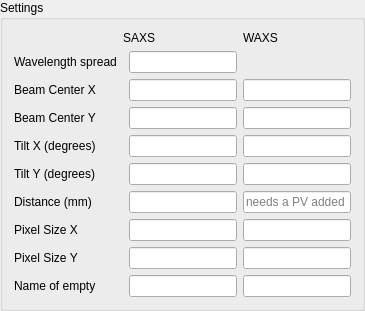
        <widget class="QGroupBox" name="groupBox_2">
         <property name="title">
          <string>Settings</string>
         </property>
         <layout class="QGridLayout" name="gridLayout">
          <item row="1" column="2">
           <widget class="caTextEntry" name="catextentry_47">
            <property name="channel" stdset="0">
             <string notr="true">9idcLAX:WavelengthSpread</string>
            </property>
            <property name="background">
             <color>
              <red>115</red>
              <green>215</green>
              <blue>253</blue>
             </color>
            </property>
            <property name="colorMode">
             <enum>caLineEdit::Static</enum>
            </property>
           </widget>
          </item>
          <item row="4" column="0" colspan="2">
           <widget class="QLabel" name="label_31">
            <property name="text">
             <string>&lt;html&gt;&lt;head/&gt;&lt;body&gt;&lt;p&gt;Tilt X (degrees)&lt;/p&gt;&lt;/body&gt;&lt;/html&gt;</string>
            </property>
           </widget>
          </item>
          <item row="2" column="3">
           <widget class="caTextEntry" name="catextentry_48">
            <property name="channel" stdset="0">
             <string notr="true">9idcLAX:USAXS_WAXS:BeamCenterX</string>
            </property>
            <property name="background">
             <color>
              <red>115</red>
              <green>215</green>
              <blue>253</blue>
             </color>
            </property>
            <property name="colorMode">
             <enum>caLineEdit::Static</enum>
            </property>
           </widget>
          </item>
          <item row="3" column="2">
           <widget class="caTextEntry" name="catextentry_59">
            <property name="channel" stdset="0">
             <string notr="true">9idcLAX:USAXS_Pin:BeamCenterY</string>
            </property>
            <property name="background">
             <color>
              <red>115</red>
              <green>215</green>
              <blue>253</blue>
             </color>
            </property>
            <property name="colorMode">
             <enum>caLineEdit::Static</enum>
            </property>
           </widget>
          </item>
          <item row="5" column="3">
           <widget class="caTextEntry" name="catextentry_61">
            <property name="channel" stdset="0">
             <string notr="true">9idcLAX:USAXS_WAXS:DetectorTiltY</string>
            </property>
            <property name="background">
             <color>
              <red>115</red>
              <green>215</green>
              <blue>253</blue>
             </color>
            </property>
            <property name="colorMode">
             <enum>caLineEdit::Static</enum>
            </property>
           </widget>
          </item>
          <item row="7" column="0">
           <widget class="QLabel" name="label_25">
            <property name="text">
             <string>&lt;html&gt;&lt;head/&gt;&lt;body&gt;&lt;p&gt;Pixel Size X&lt;/p&gt;&lt;/body&gt;&lt;/html&gt;</string>
            </property>
           </widget>
          </item>
          <item row="3" column="3">
           <widget class="caTextEntry" name="catextentry_53">
            <property name="channel" stdset="0">
             <string notr="true">9idcLAX:USAXS_WAXS:BeamCenterY</string>
            </property>
            <property name="background">
             <color>
              <red>115</red>
              <green>215</green>
              <blue>253</blue>
             </color>
            </property>
            <property name="colorMode">
             <enum>caLineEdit::Static</enum>
            </property>
           </widget>
          </item>
          <item row="1" column="0">
           <widget class="QLabel" name="label_28">
            <property name="text">
             <string>&lt;html&gt;&lt;head/&gt;&lt;body&gt;&lt;p&gt;Wavelength spread&lt;/p&gt;&lt;/body&gt;&lt;/html&gt;</string>
            </property>
           </widget>
          </item>
          <item row="9" column="2">
           <widget class="caTextEntry" name="catextentry_62">
            <property name="channel" stdset="0">
             <string notr="true">9idcLAX:USAXS_Pin:EmptyFileName</string>
            </property>
            <property name="background">
             <color>
              <red>115</red>
              <green>215</green>
              <blue>253</blue>
             </color>
            </property>
            <property name="colorMode">
             <enum>caLineEdit::Static</enum>
            </property>
           </widget>
          </item>
          <item row="4" column="2">
           <widget class="caTextEntry" name="catextentry_58">
            <property name="channel" stdset="0">
             <string notr="true">9idcLAX:USAXS_Pin:DetectorTiltX</string>
            </property>
            <property name="background">
             <color>
              <red>115</red>
              <green>215</green>
              <blue>253</blue>
             </color>
            </property>
            <property name="colorMode">
             <enum>caLineEdit::Static</enum>
            </property>
           </widget>
          </item>
          <item row="5" column="0" colspan="2">
           <widget class="QLabel" name="label_33">
            <property name="text">
             <string>&lt;html&gt;&lt;head/&gt;&lt;body&gt;&lt;p&gt;Tilt Y (degrees)&lt;/p&gt;&lt;/body&gt;&lt;/html&gt;</string>
            </property>
           </widget>
          </item>
          <item row="8" column="0">
           <widget class="QLabel" name="label_26">
            <property name="text">
             <string>&lt;html&gt;&lt;head/&gt;&lt;body&gt;&lt;p&gt;Pixel Size Y&lt;/p&gt;&lt;/body&gt;&lt;/html&gt;</string>
            </property>
           </widget>
          </item>
          <item row="9" column="3">
           <widget class="caTextEntry" name="catextentry_56">
            <property name="channel" stdset="0">
             <string notr="true">9idcLAX:USAXS_WAXS:EmptyFileName</string>
            </property>
            <property name="background">
             <color>
              <red>115</red>
              <green>215</green>
              <blue>253</blue>
             </color>
            </property>
            <property name="colorMode">
             <enum>caLineEdit::Static</enum>
            </property>
           </widget>
          </item>
          <item row="0" column="3">
           <widget class="QLabel" name="label_17">
            <property name="text">
             <string>WAXS</string>
            </property>
           </widget>
          </item>
          <item row="7" column="3">
           <widget class="caTextEntry" name="catextentry_50">
            <property name="channel" stdset="0">
             <string notr="true">9idcLAX:USAXS_WAXS:PinPixSizeX</string>
            </property>
            <property name="background">
             <color>
              <red>115</red>
              <green>215</green>
              <blue>253</blue>
             </color>
            </property>
            <property name="colorMode">
             <enum>caLineEdit::Static</enum>
            </property>
           </widget>
          </item>
          <item row="6" column="0">
           <widget class="QLabel" name="label_29">
            <property name="text">
             <string>&lt;html&gt;&lt;head/&gt;&lt;body&gt;&lt;p&gt;Distance (mm)&lt;/p&gt;&lt;/body&gt;&lt;/html&gt;</string>
            </property>
           </widget>
          </item>
          <item row="8" column="3">
           <widget class="caTextEntry" name="catextentry_63">
            <property name="channel" stdset="0">
             <string notr="true">9idcLAX:USAXS_WAXS:PinPixSizeY</string>
            </property>
            <property name="background">
             <color>
              <red>115</red>
              <green>215</green>
              <blue>253</blue>
             </color>
            </property>
            <property name="colorMode">
             <enum>caLineEdit::Static</enum>
            </property>
           </widget>
          </item>
          <item row="8" column="2">
           <widget class="caTextEntry" name="catextentry_57">
            <property name="channel" stdset="0">
             <string notr="true">9idcLAX:USAXS_Pin:PinPixSizeY</string>
            </property>
            <property name="background">
             <color>
              <red>115</red>
              <green>215</green>
              <blue>253</blue>
             </color>
            </property>
            <property name="colorMode">
             <enum>caLineEdit::Static</enum>
            </property>
           </widget>
          </item>
          <item row="0" column="1" colspan="2">
           <widget class="QLabel" name="label_16">
            <property name="text">
             <string>SAXS</string>
            </property>
           </widget>
          </item>
          <item row="6" column="2">
           <widget class="caTextEntry" name="catextentry_55">
            <property name="channel" stdset="0">
             <string notr="true">9idcLAX:USAXS_Pin:Distance</string>
            </property>
            <property name="background">
             <color>
              <red>115</red>
              <green>215</green>
              <blue>253</blue>
             </color>
            </property>
            <property name="colorMode">
             <enum>caLineEdit::Static</enum>
            </property>
           </widget>
          </item>
          <item row="2" column="2">
           <widget class="caTextEntry" name="catextentry_65">
            <property name="channel" stdset="0">
             <string notr="true">9idcLAX:USAXS_Pin:BeamCenterX</string>
            </property>
            <property name="background">
             <color>
              <red>115</red>
              <green>215</green>
              <blue>253</blue>
             </color>
            </property>
            <property name="colorMode">
             <enum>caLineEdit::Static</enum>
            </property>
           </widget>
          </item>
          <item row="2" column="0" colspan="2">
           <widget class="QLabel" name="label_27">
            <property name="text">
             <string>&lt;html&gt;&lt;head/&gt;&lt;body&gt;&lt;p&gt;Beam Center X&lt;/p&gt;&lt;/body&gt;&lt;/html&gt;</string>
            </property>
           </widget>
          </item>
          <item row="6" column="3">
           <widget class="caTextEntry" name="catextentry_64">
            <property name="placeholderText">
             <string>needs a PV added</string>
            </property>
            <property name="background">
             <color>
              <red>115</red>
              <green>215</green>
              <blue>253</blue>
             </color>
            </property>
            <property name="colorMode">
             <enum>caLineEdit::Static</enum>
            </property>
           </widget>
          </item>
          <item row="3" column="0" colspan="2">
           <widget class="QLabel" name="label_32">
            <property name="text">
             <string>&lt;html&gt;&lt;head/&gt;&lt;body&gt;&lt;p&gt;Beam Center Y&lt;/p&gt;&lt;/body&gt;&lt;/html&gt;</string>
            </property>
           </widget>
          </item>
          <item row="4" column="3">
           <widget class="caTextEntry" name="catextentry_54">
            <property name="channel" stdset="0">
             <string notr="true">9idcLAX:USAXS_WAXS:DetectorTiltX</string>
            </property>
            <property name="background">
             <color>
              <red>115</red>
              <green>215</green>
              <blue>253</blue>
             </color>
            </property>
            <property name="colorMode">
             <enum>caLineEdit::Static</enum>
            </property>
           </widget>
          </item>
          <item row="7" column="2">
           <widget class="caTextEntry" name="catextentry_49">
            <property name="channel" stdset="0">
             <string notr="true">9idcLAX:USAXS_Pin:PinPixSizeX</string>
            </property>
            <property name="background">
             <color>
              <red>115</red>
              <green>215</green>
              <blue>253</blue>
             </color>
            </property>
            <property name="colorMode">
             <enum>caLineEdit::Static</enum>
            </property>
           </widget>
          </item>
          <item row="5" column="2">
           <widget class="caTextEntry" name="catextentry_60">
            <property name="channel" stdset="0">
             <string notr="true">9idcLAX:USAXS_Pin:DetectorTiltY</string>
            </property>
            <property name="background">
             <color>
              <red>115</red>
              <green>215</green>
              <blue>253</blue>
             </color>
            </property>
            <property name="colorMode">
             <enum>caLineEdit::Static</enum>
            </property>
           </widget>
          </item>
          <item row="9" column="0">
           <widget class="QLabel" name="label_30">
            <property name="text">
             <string>&lt;html&gt;&lt;head/&gt;&lt;body&gt;&lt;p&gt;Name of empty&lt;/p&gt;&lt;/body&gt;&lt;/html&gt;</string>
            </property>
           </widget>
          </item>
         </layout>
        </widget>
